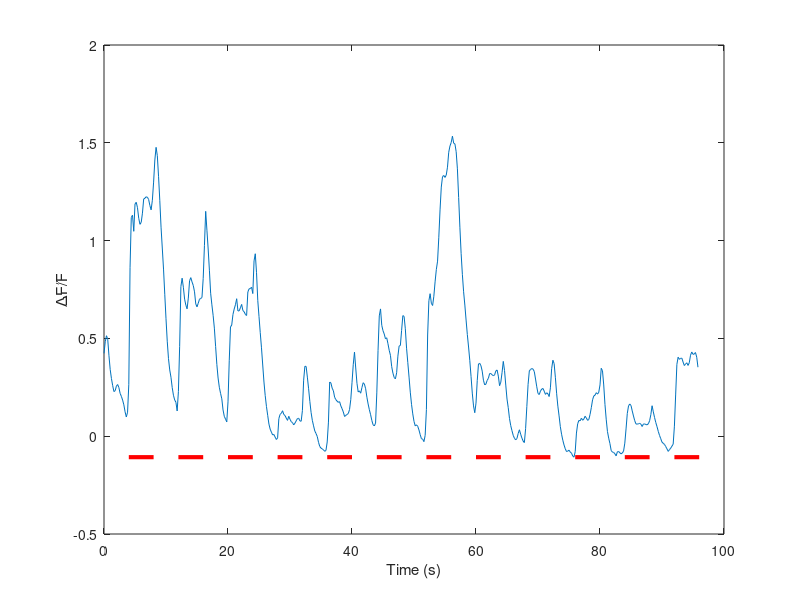

MATLAB code for this plot:
%Now let's begin analyzing the responses of a single cell. 
%First we will plot the average timecourse across all six trials. 
%After interpolation, our frame rate is 5fps. 
%Each cell therefore has a DFF trace that is 2880 samples (or frames) long (5x576).

load('DFF.mat')

FrameRate = 5;
SamplesPerTrial = 480;
NumTrials = 6;
cell = 1; % this is the cell that we will analyze

%After extracting the row vector corresponding to cell #1, 
%we need to rearrange our data into a 2-D matrix with size SamplesPerTrial x NumTrials.

dff_cell = DFF(cell,:); % extract dff trace for our cell
dff_reshaped = reshape(dff_cell,480,6);
dff_avg = mean(dff_reshaped,2);

%Plotting the trial-averaged response of cell #1.
      
t = (0:SamplesPerTrial-1)/FrameRate;
plot(t,dff_avg)
hold on;

%plotting bars indicating ON period

for i = 1:12
	plot([8*i-4,8*i],min(dff_avg)*ones(1,2),'r','LineWidth',3)
end
xlabel('Time (s)')
ylabel('\DeltaF/F')
